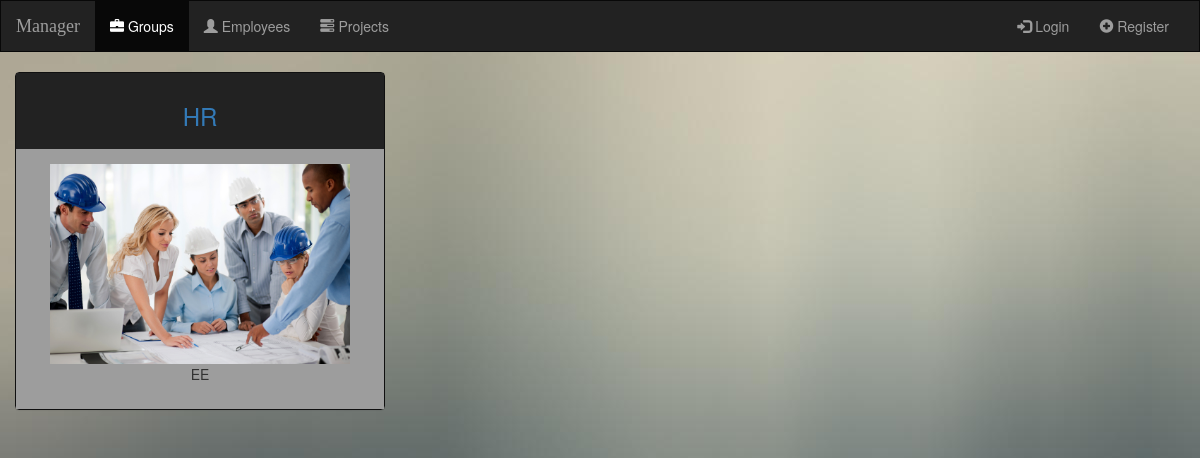
The app's page /manager/groups/, older data.
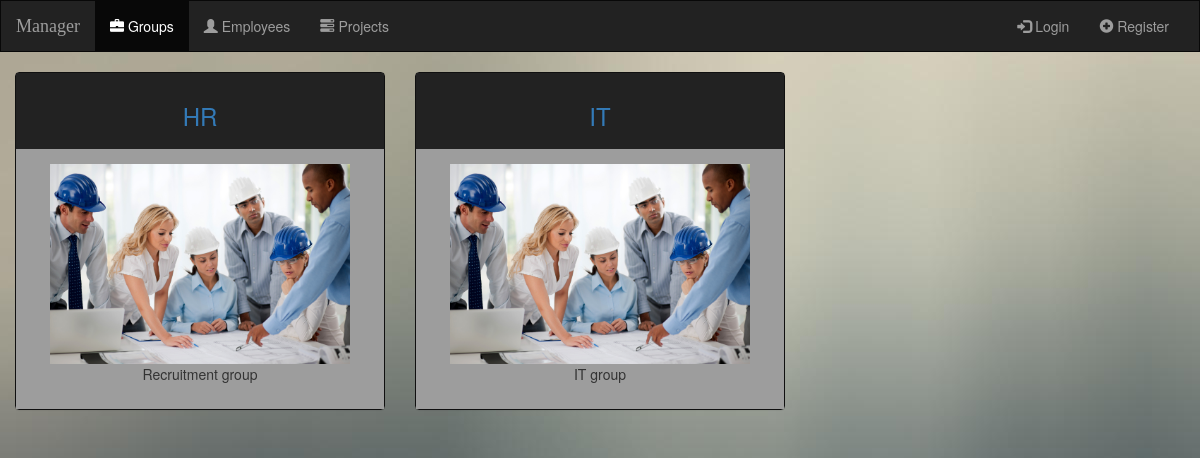
The same page, newer data.
### manager/models.py (models this page shows, shortened)
class Group(models.Model):
    name = models.CharField(max_length=100)
    description = models.CharField(max_length=500)
    photo = models.FileField()

### manager/views.py (the view)
class GroupsView(generic.ListView):
    template_name = 'manager/groups.html'
    model = Group
    context_object_name = 'groups'

### manager/templatetags/ifmatches.py (called while the page is built)
@register.tag
def ifmatches(parser, token):
    lst = token.split_contents()
    val = lst[1]
    regex = lst[2]
    nodelist_true = parser.parse(('else','endifmatches',))
    token = parser.next_token()
    if token.contents == 'else':
        nodelist_false = parser.parse(('endifmatches',))
        parser.delete_first_token()
    else:
        nodelist_false = template.NodeList()
    return MatchesRegexNode(nodelist_true, nodelist_false, val, regex)

    def render(self, context):
        val = self.val.resolve(context)
        if re.search(self.regex, val):
            return self.nodelist_true.render(context)
        else:
            return self.nodelist_false.render(context)

### manager/templates/manager/groups.html (shortened to what this page needs)
{% extends 'manager/base.html' %}
{% load staticfiles %}
{% block body %}
    <div class="row content">
    {% if groups %}
        {% for group in groups %}
            <div class="col-sm-12 col-md-6 col-lg-4 text-center">
            <div class="panel panel-default">
                <div class="panel-heading">
                    <a href="{% url 'manager:group' group.id %}">
                        <h3>{{ group.name }}</h3>
                    </a>
                </div>
                <div class="panel-body">
                    <div class="col-sm-12 text-center">
                        {% if group.photo %}
                            <img src="{{ group.photo.url }}" class="img-responsive">
                        {% else %}
                            <img src="{% static "manager/images/group.gif" %}" class="img-responsive">
                        {% endif %}
                    </div>
                    <div class="col-sm-12 text-center">
                        <p>{{ group.description }}</p>
                    </div>
                </div>
            </div>
        </div>
        {% endfor %}
    {% endif %}
    </div>
{% endblock %}

Row changes from the older to the newer data that the page shows:
changed Group "HR": description "EE" → "Recruitment group"
added Group: name "IT", photo (picture), description "IT group"
